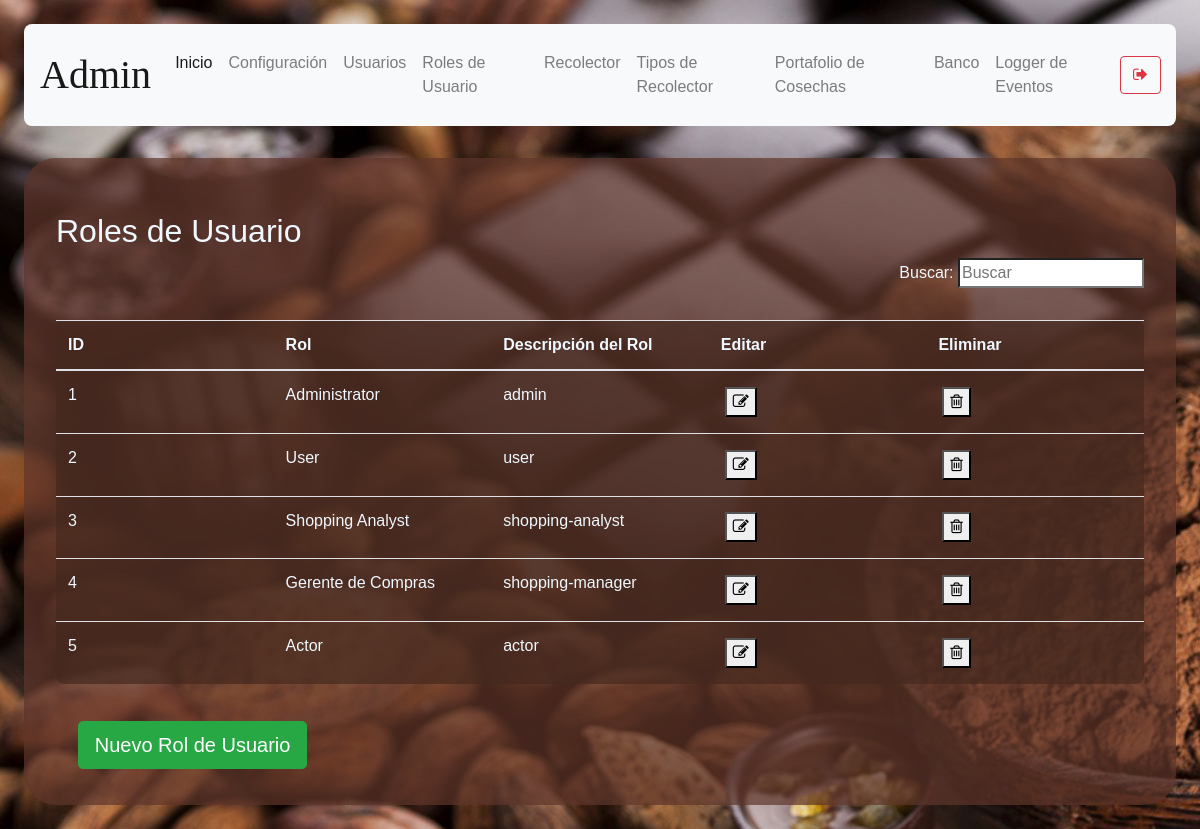
Page /user-rol-management (signed in) on the committed database.
### models/user_rol.py (models this page shows, shortened)
class User_rol(db.Model):
    __tablename__ = 'user_rol'
    id = db.Column(db.Integer, primary_key = True)
    description = db.Column(db.String(50), nullable = False)
    str_description = db.Column(db.String(50), nullable = False)

### routes/user_rol.py (the view)
@user_rol.route('/user-rol-management')
def user_rol_management():
    if( not verify_permissions(session, User) ):
        return redirect( url_for('auth.index') )
    rols = User_rol.query.all()
    if 'management-status' not in session:
        return render_template('user-rol-management.html', status="",\
            rols = rols)
    status = session['management-status']
    session.pop('management-status', None)
    return render_template('user-rol-management.html', status = status,\
            rols = rols)

### models/user.py (called while the page is built)
    def get_user_rol_by_username( self, username ):
        user_rol_id = User.query.filter_by(username = username).first().user_rol_id
        user_rol = User_rol.query.get(user_rol_id).description
        return user_rol

### utils/functions.py (called while the page is built)
def verify_permissions(session, User, allowed=['admin']):
    return 'username' in session and \
    ( allowed == 'all' or User.get_user_rol_by_username(User, session['username']) in allowed)

### templates/user-rol-management.html (shortened to what this page needs)
{% extends "base.html" %}
{% block content %}
<h2>Roles de Usuario</h2>
<p align="right">
  Buscar: <input id ="search-bar" onkeyup="searchEngine()" type="search" name="busqueda" placeholder="Buscar">
</p>
<table class="table content-table">
  <thead>
      <th>ID</th>
      <th>Rol</th>
      <th>Descripción del Rol</th>
      <th>Editar</th>
      <th>Eliminar</th>
  </thead>
  <tbody id="table-body-data">
  {% for rol in rols %}
  <tr>
    <td>{{ rol.id }}</td>
    <td>{{ rol.str_description }}</td>
    <td>{{ rol.description }}</td>
    <td><button onclick="window.location.href=`/user-rol-management/edit-rol/{{ rol.id }}`"><i class="fa fa-pencil-square-o" aria-hidden="true"></i></button></td>
    <td><button onclick='deleteConfirm( {{rol.id}}, "User_rol" )'><i class="fa fa-trash-o" aria-hidden="true"></i></button></td>
  </tr>
  {% endfor %}
  </tbody>
</table>
<button type="submit" onclick="showForm()" class="btn btn-success btn-lg mb-1">Nuevo Rol de Usuario</button>
{% endblock %}

### static/styles/main.css (style rules this page uses)
body { background-color:aliceblue; background-image: url("../media/2316549.jpg"); margin: 2%; font-family: 'Gill Sans', 'Gill Sans MT', Calibri, 'Trebuchet MS', sans-serif; }
button { margin: 2%; }
h1, h2 { margin-top: 2%; }
.content-table { background-color: rgba(69, 40, 31, 0.7); padding: 2em; color:aliceblue; margin-top: 2em; border-radius: .5em; }
table { width:100%; table-layout:fixed; }
td { word-wrap:break-word; }

### rows in the picture
User_rol: id "1", str_description "Administrator", description "admin"
User_rol: id "2", str_description "User", description "user"
User_rol: id "3", str_description "Shopping Analyst", description "shopping-analyst"
User_rol: id "4", str_description "Gerente de Compras", description "shopping-manager"
User_rol: id "5", str_description "Actor", description "actor"

### other values in the picture
{{ session['username'] }} "Admin"
